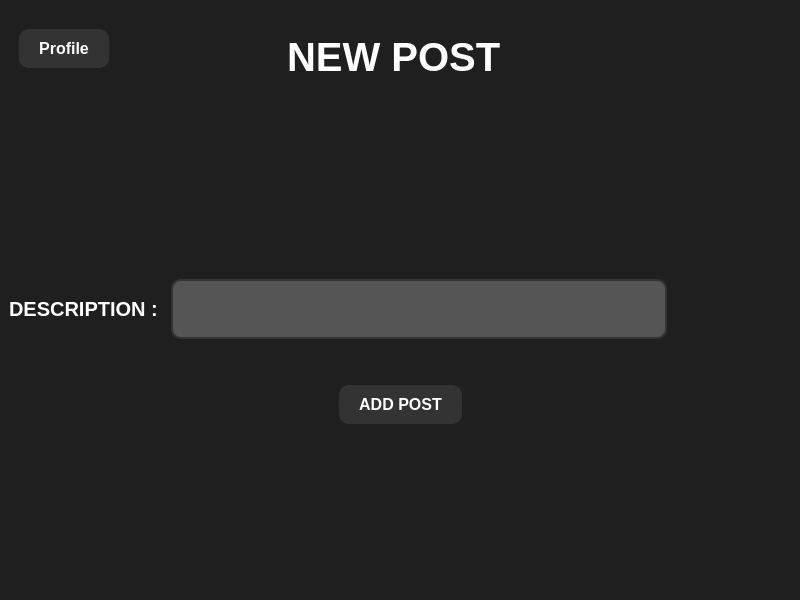
<?xml version="1.0" encoding="UTF-8"?>
<ui version="4.0">
 <class>AddPost</class>
 <widget class="QMainWindow" name="AddPost">
  <property name="geometry">
   <rect>
    <x>0</x>
    <y>0</y>
    <width>800</width>
    <height>600</height>
   </rect>
  </property>
  <property name="windowTitle">
   <string>MainWindow</string>
  </property>
  <property name="styleSheet">
   <string notr="true">background-color: rgb(31, 31, 31);
</string>
  </property>
  <widget class="QWidget" name="centralwidget">
   <layout class="QVBoxLayout" name="verticalLayout" stretch="2,10">
    <item>
     <layout class="QVBoxLayout" name="verticalLayout_3">
      <item>
       <layout class="QHBoxLayout" name="horizontalLayout" stretch="2,5,2">
        <item>
         <layout class="QHBoxLayout" name="horizontalLayout_3">
          <item alignment="Qt::AlignLeft|Qt::AlignTop">
           <widget class="QPushButton" name="pushButton_Profile">
            <property name="styleSheet">
             <string notr="true">QPushButton {
    border: none;
    border-radius: 10px;
    background-color: #333333;
    color: white;
    padding: 10px 20px;
	margin-top:20px;
	margin-left:10px;
    font-size: 16px;
    font-weight: bold;
    text-transform: uppercase;
    outline: none;
}

QPushButton:hover {
    background-color: #555555;
}</string>
            </property>
            <property name="text">
             <string>Profile</string>
            </property>
           </widget>
          </item>
         </layout>
        </item>
        <item>
         <layout class="QHBoxLayout" name="horizontalLayout_4">
          <item alignment="Qt::AlignHCenter|Qt::AlignVCenter">
           <widget class="QLabel" name="label">
            <property name="font">
             <font>
              <pointsize>30</pointsize>
              <bold>true</bold>
             </font>
            </property>
            <property name="styleSheet">
             <string notr="true">color: rgb(255, 255, 255);</string>
            </property>
            <property name="text">
             <string>NEW POST </string>
            </property>
           </widget>
          </item>
         </layout>
        </item>
        <item>
         <layout class="QHBoxLayout" name="horizontalLayout_2">
          <item>
           <widget class="QLabel" name="label_3">
            <property name="text">
             <string/>
            </property>
           </widget>
          </item>
         </layout>
        </item>
       </layout>
      </item>
     </layout>
    </item>
    <item>
     <layout class="QVBoxLayout" name="verticalLayout_2" stretch="2,2,0,2,2">
      <item>
       <layout class="QVBoxLayout" name="verticalLayout_6">
        <item>
         <spacer name="verticalSpacer_2">
          <property name="orientation">
           <enum>Qt::Vertical</enum>
          </property>
          <property name="sizeHint" stdset="0">
           <size>
            <width>20</width>
            <height>40</height>
           </size>
          </property>
         </spacer>
        </item>
       </layout>
      </item>
      <item>
       <layout class="QVBoxLayout" name="verticalLayout_7">
        <item>
         <layout class="QHBoxLayout" name="horizontalLayout_8" stretch="2,8,2">
          <property name="spacing">
           <number>7</number>
          </property>
          <item>
           <layout class="QHBoxLayout" name="horizontalLayout_9">
            <item alignment="Qt::AlignRight|Qt::AlignVCenter">
             <widget class="QLabel" name="label_2">
              <property name="font">
               <font>
                <pointsize>15</pointsize>
                <bold>true</bold>
               </font>
              </property>
              <property name="styleSheet">
               <string notr="true">color: rgb(255, 255, 255);</string>
              </property>
              <property name="text">
               <string>DESCRIPTION : </string>
              </property>
             </widget>
            </item>
           </layout>
          </item>
          <item>
           <layout class="QHBoxLayout" name="horizontalLayout_15">
            <item>
             <widget class="QLineEdit" name="lineEdit">
              <property name="styleSheet">
               <string notr="true">QLineEdit {
    border: 2px solid #333333; 
    border-radius: 10px;
    padding: 8px 12px;
    font-size: 16px;
    color: #FFFFFF; 
    background-color: #555555; 
    height: 40px; 
}

QLineEdit:focus {
    border-color: #4CAF50; 
    background-color: #666666; 
}

QLineEdit::placeholder {
    color: #AAAAAA; 
}</string>
              </property>
             </widget>
            </item>
           </layout>
          </item>
          <item>
           <layout class="QHBoxLayout" name="horizontalLayout_10">
            <item>
             <spacer name="horizontalSpacer_3">
              <property name="orientation">
               <enum>Qt::Horizontal</enum>
              </property>
              <property name="sizeHint" stdset="0">
               <size>
                <width>40</width>
                <height>20</height>
               </size>
              </property>
             </spacer>
            </item>
           </layout>
          </item>
         </layout>
        </item>
       </layout>
      </item>
      <item>
       <spacer name="verticalSpacer_3">
        <property name="orientation">
         <enum>Qt::Vertical</enum>
        </property>
        <property name="sizeHint" stdset="0">
         <size>
          <width>20</width>
          <height>40</height>
         </size>
        </property>
       </spacer>
      </item>
      <item>
       <layout class="QVBoxLayout" name="verticalLayout_8">
        <item>
         <layout class="QHBoxLayout" name="horizontalLayout_11">
          <item>
           <layout class="QHBoxLayout" name="horizontalLayout_13">
            <item>
             <spacer name="horizontalSpacer">
              <property name="orientation">
               <enum>Qt::Horizontal</enum>
              </property>
              <property name="sizeHint" stdset="0">
               <size>
                <width>40</width>
                <height>20</height>
               </size>
              </property>
             </spacer>
            </item>
           </layout>
          </item>
          <item>
           <layout class="QHBoxLayout" name="horizontalLayout_14">
            <item>
             <widget class="QPushButton" name="pushButton">
              <property name="styleSheet">
               <string notr="true">QPushButton {
    border: none;
    border-radius: 10px;
    background-color: #333333;
    color: white;
    padding: 10px 20px;
    font-size: 16px;
    font-weight: bold;
    text-transform: uppercase;
    outline: none;
}

QPushButton:hover {
    background-color: #555555;
}</string>
              </property>
              <property name="text">
               <string>ADD POST</string>
              </property>
             </widget>
            </item>
           </layout>
          </item>
          <item>
           <layout class="QHBoxLayout" name="horizontalLayout_12">
            <item>
             <spacer name="horizontalSpacer_2">
              <property name="orientation">
               <enum>Qt::Horizontal</enum>
              </property>
              <property name="sizeHint" stdset="0">
               <size>
                <width>40</width>
                <height>20</height>
               </size>
              </property>
             </spacer>
            </item>
           </layout>
          </item>
         </layout>
        </item>
       </layout>
      </item>
      <item>
       <layout class="QVBoxLayout" name="verticalLayout_4">
        <item>
         <spacer name="verticalSpacer">
          <property name="orientation">
           <enum>Qt::Vertical</enum>
          </property>
          <property name="sizeHint" stdset="0">
           <size>
            <width>20</width>
            <height>40</height>
           </size>
          </property>
         </spacer>
        </item>
       </layout>
      </item>
     </layout>
    </item>
   </layout>
  </widget>
 </widget>
 <resources/>
 <connections/>
</ui>
